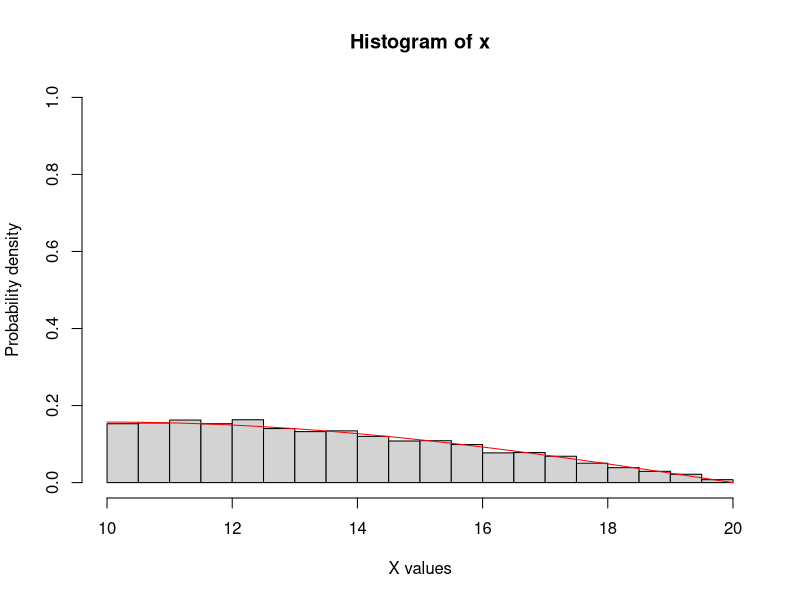
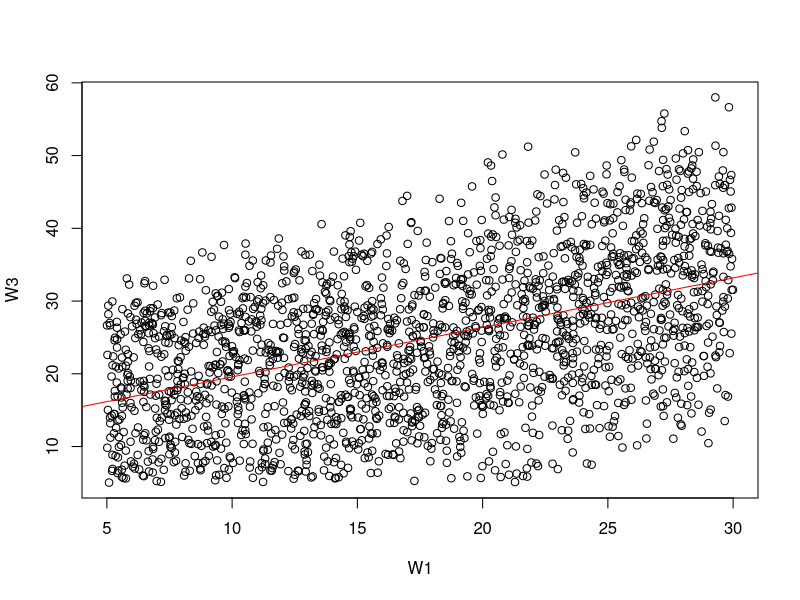

Reproduce these figures in R, in order.
## ---- chunk 1
knitr::opts_chunk$set(echo = TRUE)
## ---- chunk 2
pr1 = function(n){
  return(20 / pi * asin(runif(n, 0, 1)) + 10)
}

## ---- chunk 3
pr1_check = function(n){
  x = pr1(n)
  hist(x , prob = TRUE, xlab = "X values", ylab = "Probability density", xlim = c(10, 20), ylim = c(0, 1))
  curve((pi / 20 * cos((x-10) / 20 * pi)), add = TRUE, col = "red")
}

pr1_check(5000)
## ---- chunk 4
pr1_prob = function(n){
  x1 = pr1(n)
  x2 = pr1(n)
  count = sum((x1 + x2) > 25)
  return (count / n)
}

# Checking sdev 
nreps = 10000
std_dev = 1
while(std_dev > 0.002){
  std_dev = sd(replicate(1000, pr1_prob(nreps)))
  nreps = nreps + 1000
}
print(nreps)

pr1_prob(52000) # Estimate 

## ---- chunk 5
gentimes = function(n){  
  z = array(0, c(n, 3))
  for(i in 1:n){
      T = runif(3, 5, 30) 
      X = c(0, max(T[1], 15), max(T[1] + T[2], 30) )
      z[i, ] = (X + T)[1:3] - 15 * (0:2) 
  }
  return (z)
}
## ---- chunk 6
times = gentimes(2000)
plot(times[1:2000, 1], times[1:2000, 3], xlab = "W1", ylab = "W3")
abline(lm(times[1:2000, 3] ~ times[1:2000, 1]), col = "red")
## ---- chunk 7
n = 20000
wPairs = gentimes(n)[, -2]
E_W1 = 1/n * sum(wPairs[ , 1])
E_W1_2 = 1/n * sum(wPairs[ , 1]^2)

E_W3 = 1/n * sum(wPairs[ , 2])
E_W3_2 = 1/n * sum(wPairs[ , 2]^2)

E_W1_W3 = 1/n * sum(wPairs[ , 1] * wPairs[ , 2])

var_W1 = E_W1_2 - E_W1^2
var_W3 = E_W3_2 - E_W3^2
covar_W1_W3 = E_W1_W3 - (E_W1 * E_W3)

corr = covar_W1_W3 / sqrt(var_W1 * var_W3)
print(corr)
